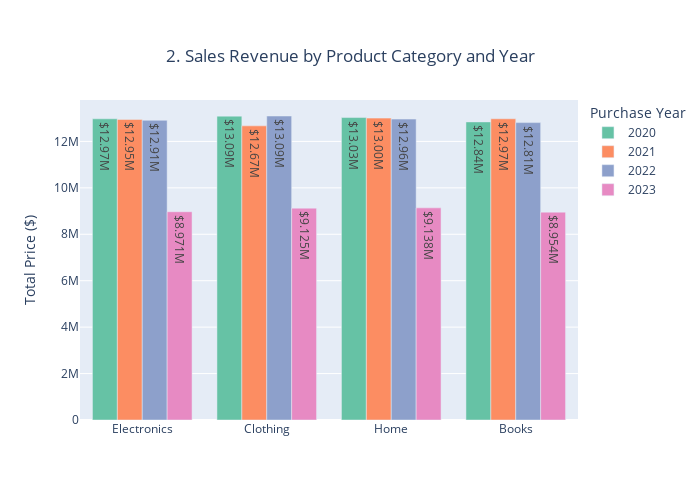

The cell this chart's notebook holds for it:
### Code cell
category_order = ["Electronics", "Clothing", "Home", "Books"]
total_revenue = df.groupby(['Product Category','Purchase Year'])['Total Price'].sum().reset_index()
total_revenue['Purchase Year'] = total_revenue['Purchase Year'].astype(str)

fig2 = px.bar(total_revenue, x='Product Category', y='Total Price',
              color='Purchase Year', barmode= 'group',
              color_discrete_sequence=px.colors.qualitative.Set2,
              category_orders={'Product Category': category_order},
              title = '2. Sales Revenue by Product Category and Year',
              labels={'Total Price': 'Total Price ($)'})
fig2.update_traces(texttemplate='%{y:$.4s}', textposition='inside', textangle=90)
fig2.update_layout(title={'x': 0.5, 'y': 0.9},
                  xaxis_title= None,
                  width=700, height=500)
# display graph
fig2.show()

### Figure 1 — Plotly figure (JSON) as saved in the notebook; plotly's stock layout.template omitted (floating-point values rounded to 4 significant figures)
{"data": [{"alignmentgroup": "True", "hovertemplate": "Purchase Year=2020<br>Product Category=%{x}<br>Total Price ($)=%{y}<extra></extra>", "legendgroup": "2020", "marker": {"color": "rgb(102,194,165)", "pattern": {"shape": ""}}, "name": "2020", "offsetgroup": "2020", "orientation": "v", "showlegend": true, "textangle": 90, "textposition": "inside", "texttemplate": "%{y:$.4s}", "type": "bar", "x": ["Books", "Clothing", "Electronics", "Home"], "xaxis": "x", "y": [12840420, 13088874, 12974309, 13027610], "yaxis": "y"}, {"alignmentgroup": "True", "hovertemplate": "Purchase Year=2021<br>Product Category=%{x}<br>Total Price ($)=%{y}<extra></extra>", "legendgroup": "2021", "marker": {"color": "rgb(252,141,98)", "pattern": {"shape": ""}}, "name": "2021", "offsetgroup": "2021", "orientation": "v", "showlegend": true, "textangle": 90, "textposition": "inside", "texttemplate": "%{y:$.4s}", "type": "bar", "x": ["Books", "Clothing", "Electronics", "Home"], "xaxis": "x", "y": [12974553, 12669293, 12947446, 13003494], "yaxis": "y"}, {"alignmentgroup": "True", "hovertemplate": "Purchase Year=2022<br>Product Category=%{x}<br>Total Price ($)=%{y}<extra></extra>", "legendgroup": "2022", "marker": {"color": "rgb(141,160,203)", "pattern": {"shape": ""}}, "name": "2022", "offsetgroup": "2022", "orientation": "v", "showlegend": true, "textangle": 90, "textposition": "inside", "texttemplate": "%{y:$.4s}", "type": "bar", "x": ["Books", "Clothing", "Electronics", "Home"], "xaxis": "x", "y": [12809300, 13094581, 12908949, 12962136], "yaxis": "y"}, {"alignmentgroup": "True", "hovertemplate": "Purchase Year=2023<br>Product Category=%{x}<br>Total Price ($)=%{y}<extra></extra>", "legendgroup": "2023", "marker": {"color": "rgb(231,138,195)", "pattern": {"shape": ""}}, "name": "2023", "offsetgroup": "2023", "orientation": "v", "showlegend": true, "textangle": 90, "textposition": "inside", "texttemplate": "%{y:$.4s}", "type": "bar", "x": ["Books", "Clothing", "Electronics", "Home"], "xaxis": "x", "y": [8953865, 9124998, 8971221, 9137616], "yaxis": "y"}], "layout": {"barmode": "group", "height": 500, "legend": {"title": {"text": "Purchase Year"}, "tracegroupgap": 0}, "title": {"text": "2. Sales Revenue by Product Category and Year", "x": 0.5, "y": 0.9}, "width": 700, "xaxis": {"anchor": "y", "categoryarray": ["Electronics", "Clothing", "Home", "Books"], "categoryorder": "array", "domain": [0, 1], "title": {}}, "yaxis": {"anchor": "x", "domain": [0, 1], "title": {"text": "Total Price ($)"}}}}
